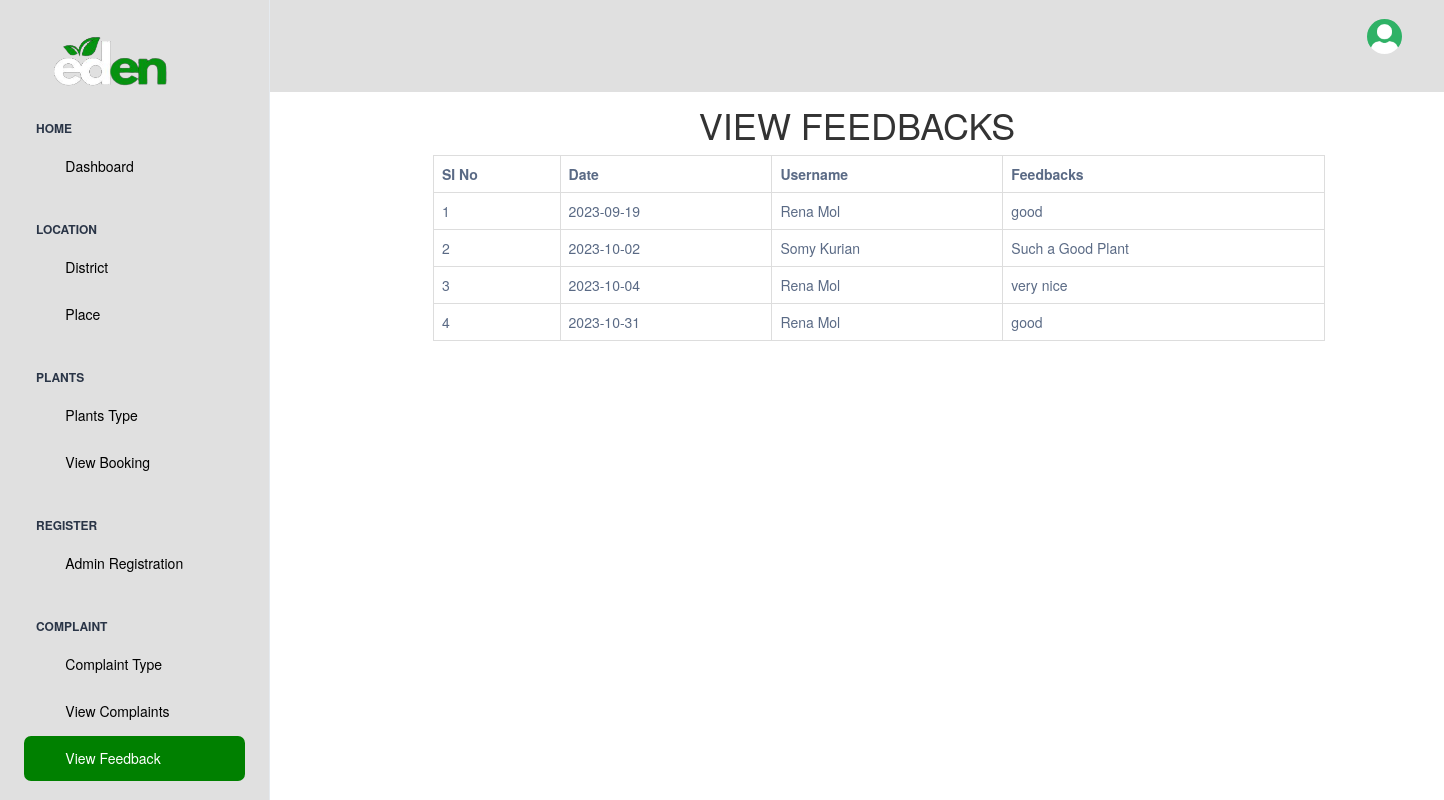
Page /Project/Admin/ViewFeedbacks.php on the committed database.
### tables this page shows
CREATE TABLE `tbl_feedback` (
  `feedback_id` int(11) NOT NULL auto_increment,
  `feedback_content` varchar(100) NOT NULL,
  `feedback_date` varchar(100) NOT NULL,
  `user_id` varchar(100) NOT NULL,
  PRIMARY KEY  (`feedback_id`)
);

CREATE TABLE `tbl_user` (
  `user_id` int(11) NOT NULL auto_increment,
  `user_name` varchar(100) NOT NULL,
  `user_contact` varchar(100) NOT NULL,
  `user_email` varchar(100) NOT NULL,
  `user_password` varchar(100) NOT NULL,
  `user_address` varchar(100) NOT NULL,
  `user_place` varchar(100) NOT NULL,
  `user_pincode` varchar(100) NOT NULL,
  PRIMARY KEY  (`user_id`)
);

### Project/Admin/ViewFeedbacks.php (the view, shortened to what this page needs)
<?php
include('Head.php');
?>
<!DOCTYPE html PUBLIC "-//W3C//DTD XHTML 1.0 Transitional//EN" "http://www.w3.org/TR/xhtml1/DTD/xhtml1-transitional.dtd">
<html xmlns="http://www.w3.org/1999/xhtml">
<head>
<link href="https://maxcdn.bootstrapcdn.com/bootstrap/3.3.7/css/bootstrap.min.css" rel="stylesheet">
</head>
<body>
<div align="center">
<h1 align="center">VIEW FEEDBACKS</h1>
<div class="container">
        <form>
            <table class="table table-bordered" style="width: 892px; height: 184px;">
                <tr>
                    <th scope="col">SI No</th>
                    <th scope="col">Date</th>
                    <th scope="col">Username</th>
                    <th scope="col">Feedbacks</th>
                </tr>
                <?php
$i = 0;
$SelQry = "select * from tbl_feedback f inner join tbl_user u on f.user_id=u.user_id";
$data = mysql_query($SelQry);
while ($row = mysql_fetch_array($data)) {
    $i++;
    ?>
                <tr>
                    <td><?php echo $i ?></td>
                    <td><?php echo $row["feedback_date"] ?></td>
                    <td><?php echo $row["user_name"] ?></td>
                    <td><?php echo $row["feedback_content"] ?></td>
                </tr>
                <?php
}
?>
            </table>
        </form>
    </div>
</body>
<?php
include('Foot.php');
?>
</html>

### rows in the picture
tbl_feedback: feedback_date "2023-09-19", user.user_name "Rena Mol", feedback_content "good"
tbl_feedback: feedback_date "2023-10-02", user.user_name "Somy Kurian", feedback_content "Such a Good Plant"
tbl_feedback: feedback_date "2023-10-04", user.user_name "Rena Mol", feedback_content "very nice"
tbl_feedback: feedback_date "2023-10-31", user.user_name "Rena Mol", feedback_content "good"
